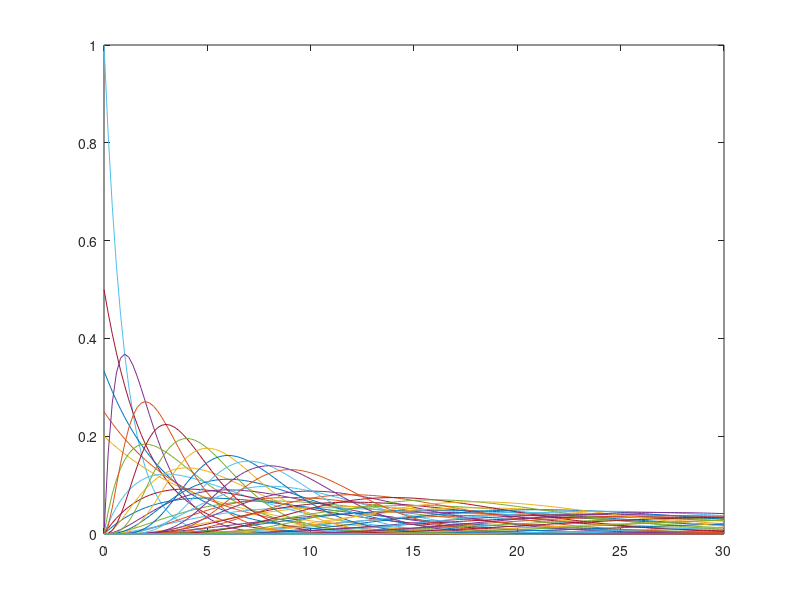

The MATLAB source for this figure:
% chi-square example with parameter k = 1,2,3,4
x = 0:0.2:15;
y = chi2pdf(x,4);
plot(x,y)
hold on
y = chi2pdf(x,3);
plot(x,y)
y = chi2pdf(x,2);
plot(x,y)
y = chi2pdf(x,1);
plot(x,y)
hold off

x = 0:0.2:15;
y = gampdf(x,2,0);
plot(x,y)
hold off

x = 0:0.2:30;
for k = 0:10
    for theta = 1:5
        y = gampdf(x,k,theta);
        plot(x,y)
        hold on
    end
end
hold off
    